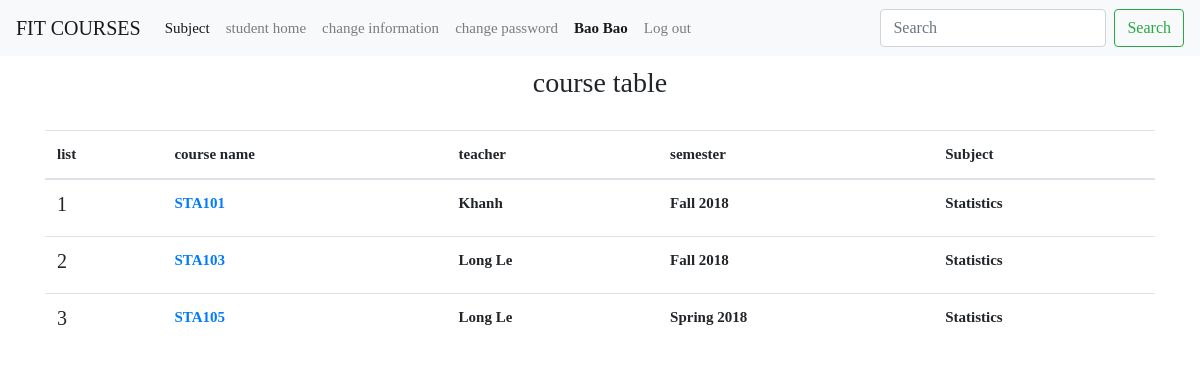
The page /course/index.php?page=courseRegistered (signed in) on the database its author committed.
### tables this page shows
CREATE TABLE IF NOT EXISTS `student` (
`id` int(10) unsigned NOT NULL,
  `student_id` int(10) DEFAULT NULL,
  `password` varchar(100) DEFAULT NULL,
  `full_name` varchar(100) DEFAULT NULL,
  `email` varchar(100) DEFAULT NULL,
  `address` varchar(100) DEFAULT NULL,
  `phone` varchar(100) DEFAULT NULL,
  `date_birth` date DEFAULT NULL,
  `year_begin` int(10) DEFAULT NULL,
  `gender` varchar(50) NOT NULL,
  `student_condition` varchar(100) DEFAULT NULL
);

CREATE TABLE IF NOT EXISTS `enrollment` (
`id` int(10) unsigned NOT NULL,
  `id_student` int(10) unsigned NOT NULL,
  `id_course` int(10) unsigned NOT NULL,
  `internal_mark` varchar(100) DEFAULT NULL,
  `final_mark` varchar(100) DEFAULT NULL,
  `total_mark` varchar(100) DEFAULT NULL,
  `result` varchar(100) DEFAULT NULL
);

CREATE TABLE IF NOT EXISTS `course` (
`id` int(10) unsigned NOT NULL,
  `name` varchar(100) DEFAULT NULL,
  `start_date` date DEFAULT NULL,
  `schedule_day` varchar(100) DEFAULT NULL,
  `max_student` int(10) DEFAULT NULL,
  `location` varchar(50) DEFAULT NULL,
  `student_count` int(10) unsigned DEFAULT NULL,
  `end_registration` date DEFAULT NULL,
  `id_subject` int(10) unsigned NOT NULL,
  `teacher` varchar(100) DEFAULT NULL,
  `semester` varchar(100) DEFAULT NULL
);

CREATE TABLE IF NOT EXISTS `subject` (
`id` int(10) unsigned NOT NULL,
  `name` varchar(100) DEFAULT NULL
);

### course/page/courseRegistered.php (the view)
<?php
  if(isset($_SESSION['IDstudent'])) {
  $IDstudent = $_SESSION['IDstudent'];
  $stu_sql = "SELECT * from student where student_id = '$IDstudent'";
  $stu_query = mysqli_query($db, $stu_sql);
  $stu = mysqli_fetch_assoc($stu_query);
  $stu_id = $stu['id'];
  $course_sql = "SELECT *, course.id AS IDcourse ,course.name AS courseName, course.teacher AS courseTeacher, course.semester AS courseSemester, course.id_subject AS subject FROM course join enrollment on course.id = enrollment.id_course WHERE enrollment.id_student = '$stu_id'";
  if($course_query = mysqli_query($db,$course_sql)) {
  $course = mysqli_fetch_assoc($course_query);
 }
}
 $list = 0;
 ?>
  <div class = "header">
    <h3 align="center">course table</h3>
  </div> <br>
  <div class="container">
    <div class="row">
        <div class="col-md-12 col-md-10 col-md-offset-1">
            <table class="table">
                <thead>
                    <tr>
                       <th>list</th>
                        <th>course name</th>
                        <th>teacher</th>
                        <th>semester</th>
                        <th>Subject</th>
                    </tr>
                </thead>
                <tbody>
                    <tr>
                         <?php
                          do {  $list = $list + 1;
                               $IDsubject = $course['subject'];
                              $subject_sql = "SELECT * FROM subject where id = '$IDsubject'";
  if($subject_query = mysqli_query($db,$subject_sql)) {
  $subject = mysqli_fetch_assoc($subject_query);
}
                           ?>
                      <td>
                                <h5><?= $list; ?></h5>
                        </td>
                        <td class=""><strong><a href="index.php?page=courseStudent&IDcourse=<?=$course['IDcourse'];?>"><?= $course['courseName']; ?></a>
                              </strong></td>
                               <td class=""><strong><?= $course['courseTeacher']; ?>
                              </strong></td>
                               <td class=""><strong><?= $course['courseSemester']; ?>
                              </strong></td>
                              <td class=""><strong><?= $subject['name']; ?>
                              </strong></td>
                    </tr>
                  <?php
                      } while($course = mysqli_fetch_assoc($course_query));
                   ?>
                </tbody>
            </table>
        </div>
    </div>
</div>

### course/include/head.php (shortened to what this page needs)
<!DOCTYPE html>
<html>
<head>
    <link rel="stylesheet" href="css/bootstrap.min.css">
     <link rel="stylesheet"  href="css/main.css">
</head>
<body>

### course/include/navibar.php (shortened to what this page needs)
<?php
    if(isset($_SESSION['IDstudent'])) {
   $IDstu = $_SESSION['IDstudent'];
  $stu_sql = "SELECT * from student where student_id = '$IDstu'";
  $stu_query = mysqli_query($db, $stu_sql);
  $stu = mysqli_fetch_assoc($stu_query);
   }
?>
<nav class="navbar navbar-expand-lg navbar-light bg-light">
  <a class="navbar-brand" href="index.php?">FIT COURSES</a>
  <div class="collapse navbar-collapse" id="navbarSupportedContent">
    <ul class="navbar-nav mr-auto">
      <li class="nav-item active">
        <a class="nav-link" href="index.php?page=subject
">Subject </a>
      </li>
      <li class="nav-item">
         <a class="nav-link" href="index.php?page=courseRegistered"> student home </a>
       </li>
         <li class="nav-item">
        <a class="nav-link" href="index.php?page=changeInfor"> change information </a>
      </li>
              <li class="nav-item">
         <a class="nav-link" href="index.php?page=changePassword"> change password </a>
          </li>
          <?php
        if(isset($_SESSION['IDstudent'])) {
        ?>
        <li class="nav-item active">
        <a class="nav-link" href="#"><strong> <?php echo $stu['full_name']; ?></strong> </a>
      </li>
      <?php } ?>
       <li class="nav-item">
        <a class="nav-link" href="index.php?page=logout
"> Log out  </a>
      </li>
    </ul>
    <form class="form-inline" action="index.php?page=search" method="post" enctype="multipart/form-data">
      <input class="form-control mr-sm-2" type="search" placeholder="Search" aria-label="Search" name="searchtext">
      <button class="btn btn-outline-success" type="submit" name="search">Search</button>
    </form>
  </div>
</nav>

### course/index.php
<?php
      require_once 'dbase/dbase.php';
      include 'include/head.php';
      include 'include/navibar.php';
 ?>
     <div id="main">
 <?php
 if(isset($_SESSION['IDstudent'])) {
if(!isset($_GET['page'])){
  include 'page/courseRegistered.php';
} else {
  $page=$_GET['page'];
  include 'page/'.$page.'.php';
}
}
  else {
  	header("Location: login.php");
  }
 ?>
</div>
<?php
include 'include/footer.php';
?>

### course/include/footer.php
</body>
</html>

### course/css/main.css (style rules this page uses)
body { font-family:Tahoma; font-size:15px; width:100%; margin:0px auto; }
#main { margin-top:10px; }

### rows shown on the page
student: full_name "Bao Bao"
enrollment: id_course.name "STA101", id_course.teacher "Khanh", id_course.semester "Fall 2018", subject.name "Statistics"
enrollment: id_course.name "STA103", id_course.teacher "Long Le", id_course.semester "Fall 2018", subject.name "Statistics"
enrollment: id_course.name "STA105", id_course.teacher "Long Le", id_course.semester "Spring 2018", subject.name "Statistics"
